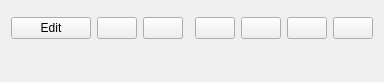
<?xml version="1.0" encoding="UTF-8"?>
<ui version="4.0">
 <class>ColorEditorPropertyWidget</class>
 <widget class="QWidget" name="ColorEditorPropertyWidget">
  <property name="geometry">
   <rect>
    <x>0</x>
    <y>0</y>
    <width>367</width>
    <height>82</height>
   </rect>
  </property>
  <property name="windowTitle">
   <string>Form</string>
  </property>
  <layout class="QGridLayout" name="gridLayout" columnstretch="1,0,0,0,0,0,0">
   <item row="1" column="2">
    <widget class="QPushButton" name="RescaleCustom">
     <property name="toolTip">
      <string>Rescale to custom range</string>
     </property>
     <property name="text">
      <string/>
     </property>
     <property name="icon">
      <iconset resource="../../../Components/Resources/pqComponents.qrc">
       <normaloff>:/pqWidgets/Icons/pqResetRangeCustom24.png</normaloff>:/pqWidgets/Icons/pqResetRangeCustom24.png</iconset>
     </property>
    </widget>
   </item>
   <item row="0" column="0" colspan="7">
    <widget class="pqDisplayColorWidget" name="DisplayColorWidget" native="true"/>
   </item>
   <item row="2" column="5">
    <spacer name="verticalSpacer">
     <property name="orientation">
      <enum>Qt::Vertical</enum>
     </property>
     <property name="sizeType">
      <enum>QSizePolicy::MinimumExpanding</enum>
     </property>
     <property name="sizeHint" stdset="0">
      <size>
       <width>0</width>
       <height>0</height>
      </size>
     </property>
    </spacer>
   </item>
   <item row="1" column="0">
    <widget class="QPushButton" name="EditColorMap">
     <property name="toolTip">
      <string>Edit color map</string>
     </property>
     <property name="statusTip">
      <string>Edit Color Map</string>
     </property>
     <property name="text">
      <string>Edit</string>
     </property>
     <property name="icon">
      <iconset resource="../../../Components/Resources/pqComponents.qrc">
       <normaloff>:/pqWidgets/Icons/pqEditColor24.png</normaloff>:/pqWidgets/Icons/pqEditColor24.png</iconset>
     </property>
     <property name="flat">
      <bool>false</bool>
     </property>
    </widget>
   </item>
   <item row="1" column="1">
    <widget class="QPushButton" name="UseSeparateColorMap">
     <property name="toolTip">
      <string>Use Separate color map</string>
     </property>
     <property name="statusTip">
      <string>Use Separate Color Map</string>
     </property>
     <property name="icon">
      <iconset resource="../../../Components/Resources/pqComponents.qrc">
       <normaloff>:/pqWidgets/Icons/pqSeparateColorMap24.png</normaloff>:/pqWidgets/Icons/pqSeparateColorMap24.png</iconset>
     </property>
     <property name="checkable">
      <bool>true</bool>
     </property>
     <property name="flat">
      <bool>false</bool>
     </property>
    </widget>
   </item>
   <item row="1" column="2">
    <widget class="QPushButton" name="Rescale">
     <property name="toolTip">
      <string>Rescale to data range</string>
     </property>
     <property name="statusTip">
      <string>Rescale to Data Range</string>
     </property>
     <property name="text">
      <string/>
     </property>
     <property name="icon">
      <iconset resource="../../../Components/Resources/pqComponents.qrc">
       <normaloff>:/pqWidgets/Icons/pqResetRange24.png</normaloff>:/pqWidgets/Icons/pqResetRange24.png</iconset>
     </property>
     <property name="flat">
      <bool>false</bool>
     </property>
    </widget>
   </item>
   <item row="1" column="6">
    <widget class="QPushButton" name="ShowScalarBar">
     <property name="toolTip">
      <string>Show/hide color legend</string>
     </property>
     <property name="statusTip">
      <string>Toggle Color Legend Visibility</string>
     </property>
     <property name="text">
      <string/>
     </property>
     <property name="icon">
      <iconset resource="../../../Components/Resources/pqComponents.qrc">
       <normaloff>:/pqWidgets/Icons/pqScalarBar24.png</normaloff>:/pqWidgets/Icons/pqScalarBar24.png</iconset>
     </property>
     <property name="checkable">
      <bool>true</bool>
     </property>
     <property name="flat">
      <bool>false</bool>
     </property>
    </widget>
   </item>
   <item row="1" column="7">
    <widget class="QPushButton" name="EditScalarBar">
     <property name="toolTip">
      <string>Edit color legend properties</string>
     </property>
     <property name="text">
      <string/>
     </property>
     <property name="icon">
      <iconset resource="../../../Components/Resources/pqComponents.qrc">
       <normaloff>:/pqWidgets/Icons/pqEditScalarBar16.png</normaloff>:/pqWidgets/Icons/pqEditScalarBar16.png</iconset>
     </property>
    </widget>
   </item>
   <item row="1" column="4">
    <widget class="QPushButton" name="RescaleTemporal">
     <property name="toolTip">
      <string>Rescale to data range over all timesteps</string>
     </property>
     <property name="text">
      <string/>
     </property>
     <property name="icon">
      <iconset resource="../../../Components/Resources/pqComponents.qrc">
       <normaloff>:/pqWidgets/Icons/pqResetRangeTemporal24.png</normaloff>:/pqWidgets/Icons/pqResetRangeTemporal24.png</iconset>
     </property>
    </widget>
   </item>
   <item row="1" column="5">
    <widget class="QPushButton" name="ChoosePreset">
     <property name="toolTip">
      <string>Choose preset</string>
     </property>
     <property name="statusTip">
      <string>Toggle Color Legend Visibility</string>
     </property>
     <property name="text">
      <string/>
     </property>
     <property name="icon">
      <iconset resource="../../../Components/Resources/pqComponents.qrc">
       <normaloff>:/pqWidgets/Icons/pqFavorites32.png</normaloff>:/pqWidgets/Icons/pqFavorites32.png</iconset>
     </property>
     <property name="flat">
      <bool>false</bool>
     </property>
    </widget>
   </item>
  </layout>
 </widget>
 <customwidgets>
  <customwidget>
   <class>pqDisplayColorWidget</class>
   <extends>QWidget</extends>
   <header>pqDisplayColorWidget.h</header>
   <container>1</container>
  </customwidget>
 </customwidgets>
 <resources>
  <include location="../../../Components/Resources/pqComponents.qrc"/>
 </resources>
 <connections/>
</ui>
